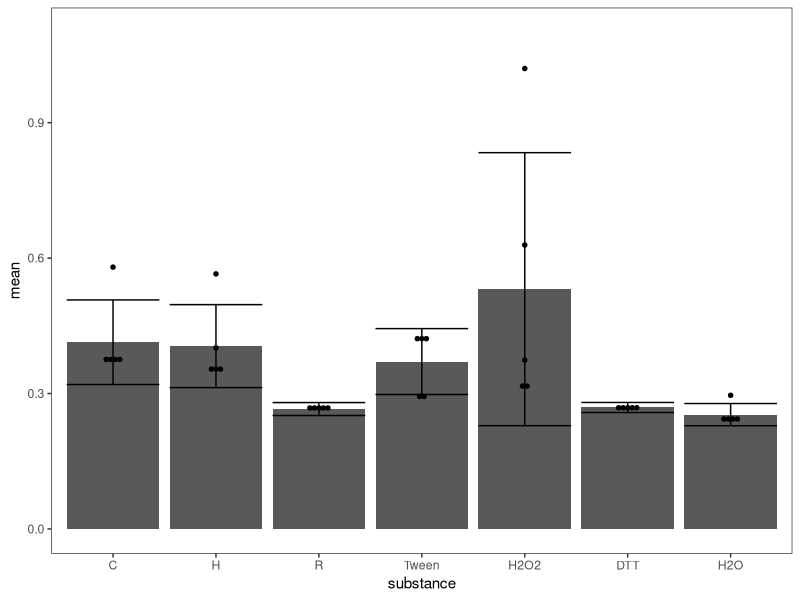
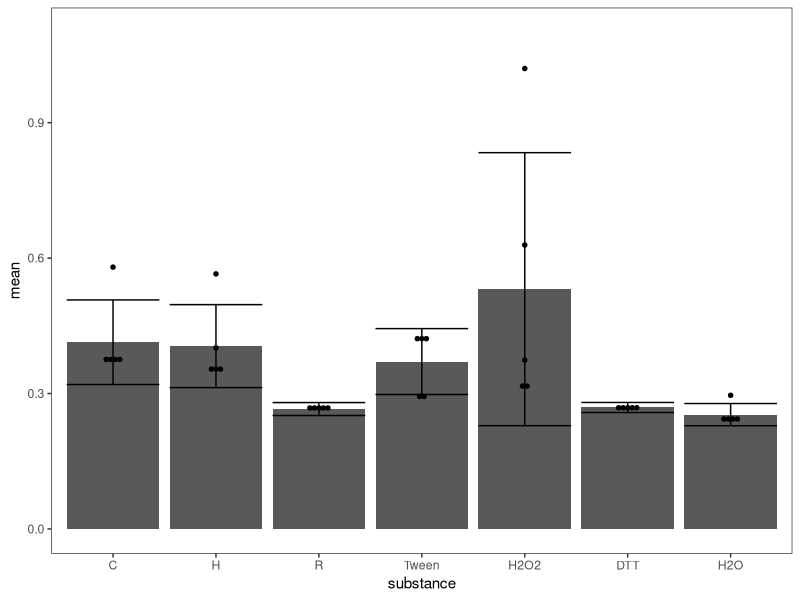

Recreate these plots in R, in order.
## ---- chunk 1
knitr::opts_chunk$set(echo = TRUE)
## ---- chunk 2
library(tidyverse)
library(multcompView)

weighted.sd <- function(x, wt){
  m <- weighted.mean(x, wt)
  n <- length(wt)
  v <- sum(wt * (x-m)^2) / (sum(wt)*(n/(n-1)))
  return(sqrt(v))
}
## ---- chunk 3
raw.data <- read_csv("Results.csv")
data <- raw.data %>%
  select(-c("repetition", "std", "min", "max")) %>%
  rename(intensity = mean)

data.grouped <- data %>%
  group_by(substance) 

data.summarized <- data.grouped %>%
  summarise(mean = mean(intensity), sd = sd(intensity))
data.summarized$substance <- factor(data.summarized$substance, levels = c("C", "H", "R", "Tween", "H2O2", "DTT", "H2O"))
## ---- chunk 4
p <- ggplot(data = data.summarized, 
            mapping = aes(x = substance,
                          y = mean,
                          ymin = mean-sd,
                          ymax = mean+sd)) +
  theme_bw() +
  theme(panel.grid.major = element_blank(), 
        panel.grid.minor = element_blank()) +
  geom_col() +
  scale_y_continuous(limits = c(0,1.1)) + 
  geom_errorbar() + 
  geom_dotplot(binaxis = "y", 
               data = data, 
               mapping = aes(x = substance, y = intensity),
               inherit.aes = FALSE,
               binwidth = 0.05,
               dotsize = 0.2,
               stackdir = "center")
ggsave("prelim2.eps", device = "eps")
p
## ---- chunk 5
data.stat <- data
anova <- aov(intensity ~ substance, data = data.stat)
tukey <- TukeyHSD(anova)
letters <- multcompLetters4(anova, tukey)
